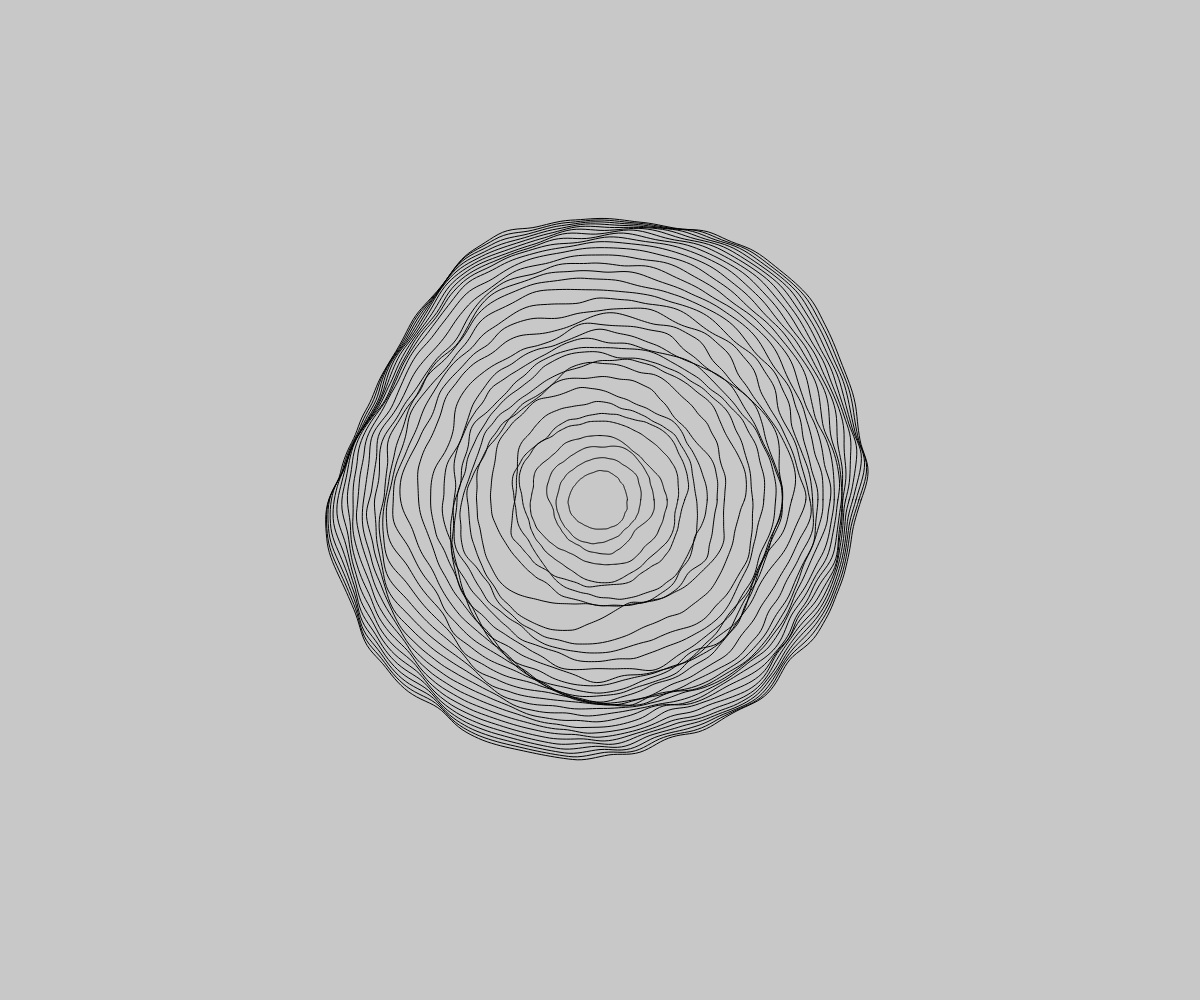
Frame 1 (no input)
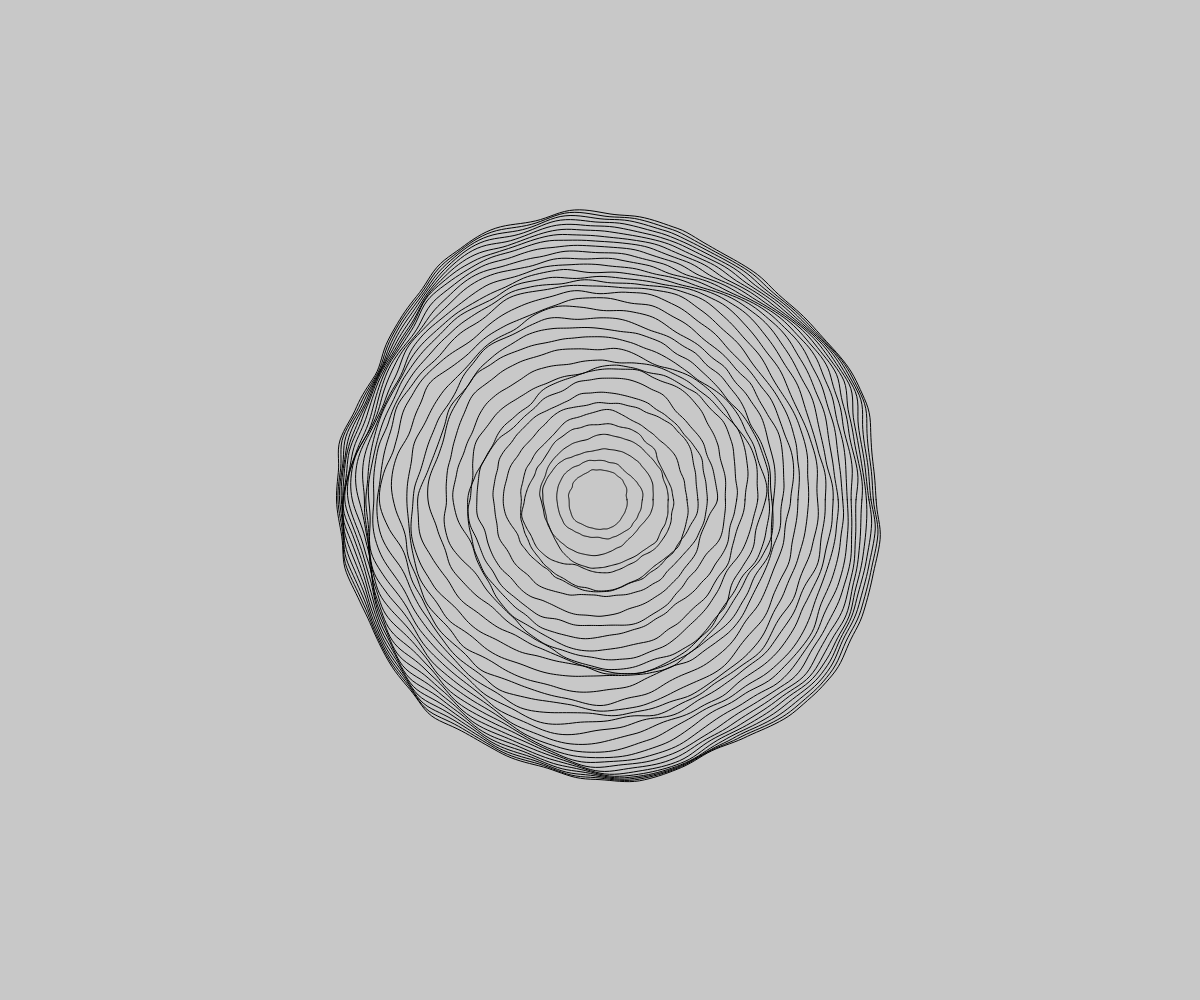
Frame 60 (no input)
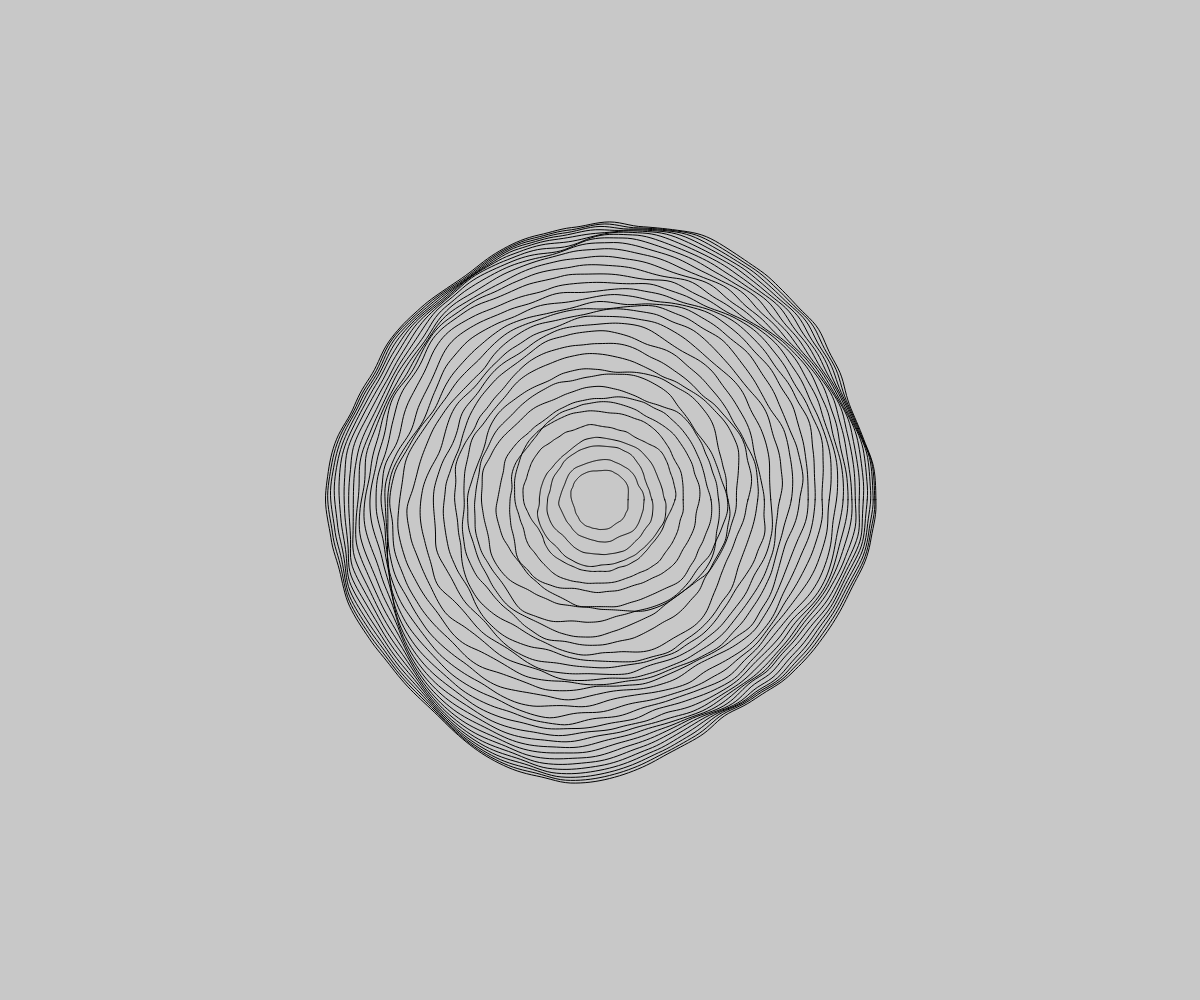
Frame 120 (the mouse pressed at the canvas centre since frame 60)

The p5.js sketch that drew these frames (run headless with seeded random() and noise() and a simulated clock; from frame 60 on, the mouse is pressed at the canvas centre):

// p5.js sketch
// ── sketch.js
const defaultSpacing = 12
let spacing = defaultSpacing

const numBlobs = 35

const defaultRad = 30
let rad = defaultRad

let nz = 0

let noiseOffX
let noiseOffY

function setup() {
    createCanvas(windowWidth, windowHeight);

    noiseOffX = width/2
    noiseOffY = height/2

    angleMode(DEGREES);
    noFill()
}

function draw() {
    background(200)

    let blobs = []
    for (let i = 0; i < numBlobs; i++) {
        let blob = []
        for (let a = 0; a < 360; a++) {
            const nx = (rad * cos(a) + noiseOffX) / rad
            const ny = (rad * sin(a) + noiseOffY) / rad
            const nVal = noise(nx, ny, nz)

            const change = map(nVal, 0, 1, -rad / 5, rad / 5)
            const pRad = rad + change

            const x = pRad * cos(a) + width / 2
            const y = pRad * sin(a) + height / 2

            blob.push({ x: x, y: y })
        }
        blobs.push(blob)
        rad += spacing
        spacing -= 0.3
    }

    for (let blob of blobs) {
        beginShape()
        for (let p of blob) {
            vertex(p.x, p.y)
        }
        endShape(CLOSE)
    }

    rad = defaultRad
    nz += 0.03
    spacing = defaultSpacing
}

function mouseDragged(){
    noiseOffX = mouseX + width/2
    noiseOffY = mouseY + height/2
}

function touchMoved() {
    for (let touch of touches){
        noiseOffX = touch.x + width/2
        noiseOffY = touch.y + height/2
    }
}
